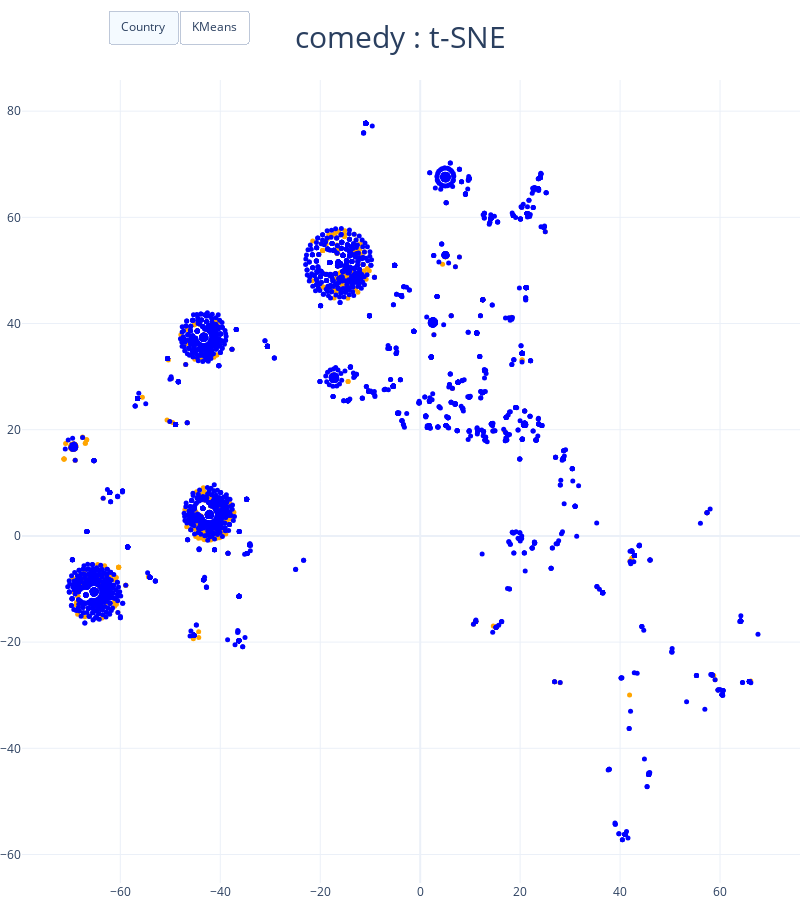

Write notebook code for a chart like this one.
### Code cell
genre='comedy'
n=4
colors = []
random.seed(0)

#generating random colors for the clusters
for i in range(n):
    colors.append('#%06X' % random.randint(0, 0xFFFFFF))

#running kmeans on the features from tsne
kmeans = KMeans(n_clusters=n, random_state=3).fit(features_tsne[features[genre]==1])

country = np.append(np.repeat(1, sum(feats_indian[genre]==1)) , np.repeat(0,sum(feats_american[genre]==1)))
cols=np.append(feats_indian.columns[23:], ['Indian', 'American'])

#finding movies with the corresponding genre
feats_topics = np.append(feats_indian[feats_indian[genre]==1].iloc[:,23:].values, feats_american[feats_american[genre]==1].iloc[:,23:].values, axis=0)
ratio_country = np.mean(country)

#computing the mean of each feature for each cluster
res = pd.DataFrame(np.zeros((n, len(cols))), columns=cols, dtype=float)
for i in range(n):
    res.iloc[i, :]=np.append(np.mean(feats_topics[kmeans.labels_==i, :], axis=0), [np.mean(country[kmeans.labels_==i]==1)/ratio_country, np.mean(country[kmeans.labels_==i]==0)/(1-ratio_country)])

res['percent_female_cast']*=100

#reshaping the dataframe for the plotly plot
res2 = pd.DataFrame({'cluster':np.array([np.repeat(i, res.shape[1]) for i in range(n)]).flatten().astype(int), 'feature':np.tile(res.columns, n).astype(str), 'value':res.values.flatten().astype(float)})

fig = go.Figure()

#adding the scatter plot
fig.add_scatter(x=features_tsne.loc[features[genre]==1, 'tsne1'], y=features_tsne.loc[features[genre]==1,'tsne2'], mode='markers', marker = dict(color = colors_country[features[genre]==1], size = 5), name='Country')

fig.update_layout(
    width=800,
    height=900,
    autosize=False,
    margin=dict(t=0, b=0, l=0, r=0),
    template="plotly_white",
)

#adding a button to switch between countries and kmeans coloring
fig.update_layout(
    updatemenus=[
        dict(
            type = "buttons",
            direction = "left",
            buttons=list([
                dict(
                    args=["marker", dict(color = colors_country[features[genre]==1], size = 5)],
                    label="Country",
                    method="restyle"
                ),
                dict(
                    args=["marker", dict(color=np.array(colors)[kmeans.labels_], size=5)],
                    label="KMeans",
                    method="restyle"
                )
            ]),
            pad={"r": 10, "t": 10},
            showactive=True,
            x=0.11,
            xanchor="left",
            y=1.1,
            yanchor="top"
        )
    ]
)

#adding an annotation
fig.update_layout(
    annotations=[
        dict(text="Color:", showarrow=False,
                             x=-50, y=1.08, yref="paper", align="left")
    ],
    title=dict(text=genre+ ' : t-SNE', x=0.5, y=0.97, xanchor='auto', yanchor='top', font=dict(size=30)),
)

fig.show()
#py.plot(fig, filename = genre +' TSNE', auto_open=True)

### Figure 1 — Plotly figure (JSON) as saved in the notebook; plotly's stock layout.template omitted (floating-point values rounded to 4 significant figures; data arrays with more than 128 entries replaced by an {"elided": "..."} marker saying what was removed)
{"data": [{"marker": {"color": {"elided": "4479 str values"}, "size": 5}, "mode": "markers", "name": "Country", "type": "scatter", "x": {"elided": "4479 float values"}, "y": {"elided": "4479 float values"}}], "layout": {"annotations": [{"align": "left", "showarrow": false, "text": "Color:", "x": -50, "y": 1.08, "yref": "paper"}], "autosize": false, "height": 900, "margin": {"b": 0, "l": 0, "r": 0, "t": 0}, "title": {"font": {"size": 30}, "text": "comedy : t-SNE", "x": 0.5, "xanchor": "auto", "y": 0.97, "yanchor": "top"}, "updatemenus": [{"buttons": [{"args": ["marker", {"color": {"elided": "4479 str values"}, "size": 5}], "label": "Country", "method": "restyle"}, {"args": ["marker", {"color": {"elided": "4479 str values"}, "size": 5}], "label": "KMeans", "method": "restyle"}], "direction": "left", "pad": {"r": 10, "t": 10}, "showactive": true, "type": "buttons", "x": 0.11, "xanchor": "left", "y": 1.1, "yanchor": "top"}], "width": 800}}
